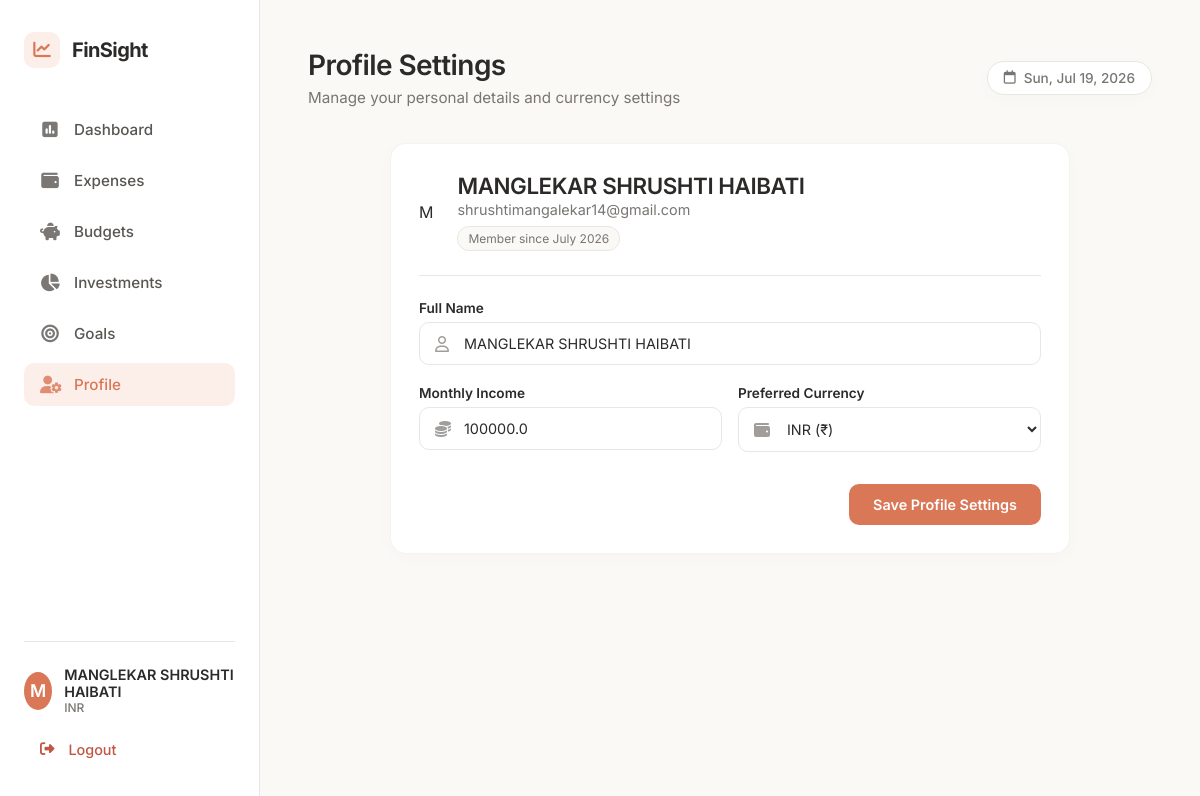
Screenshot of /profile (signed in) with the database file from the repository.
### models.py (models this page shows, shortened)
class User(db.Model):
    __tablename__ = 'users'
    id = db.Column(db.Integer, primary_key=True)
    name = db.Column(db.String(100), nullable=False)
    email = db.Column(db.String(120), unique=True, nullable=False, index=True)
    password_hash = db.Column(db.String(255), nullable=False)
    monthly_income = db.Column(db.Float, default=0.0, nullable=False)
    currency = db.Column(db.String(10), default='INR', nullable=False)
    created_at = db.Column(db.DateTime, default=datetime.utcnow, nullable=False)
    categories = db.relationship('Category', backref='user', lazy=True, cascade="all, delete-orphan")
    transactions = db.relationship('Transaction', backref='user', lazy=True, cascade="all, delete-orphan")
    budgets = db.relationship('Budget', backref='user', lazy=True, cascade="all, delete-orphan")
    investments = db.relationship('Investment', backref='user', lazy=True, cascade="all, delete-orphan")
    goals = db.relationship('Goal', backref='user', lazy=True, cascade="all, delete-orphan")

### app.py (the view, shortened to what this page needs)
@app.route('/profile', methods=['GET', 'POST'])
@login_required
def profile():
    return render_template('profile.html')

### app.py (called while the page is built)
def login_required(f):
    @wraps(f)
    def decorated_function(*args, **kwargs):
        if 'user_id' not in session:
            flash('Please login to access this page.', 'warning')
            return redirect(url_for('login', next=request.url))
        return f(*args, **kwargs)
    return decorated_function

@app.before_request
def load_logged_in_user():
    user_id = session.get('user_id')
    if user_id is None:
        g.user = None
    else:
        g.user = User.query.get(user_id)

### templates/profile.html (shortened to what this page needs)
{% extends 'base.html' %}
{% block header_title %}Profile Settings{% endblock %}
{% block header_subtitle %}Manage your personal details and currency settings{% endblock %}
{% block content %}
<div class="profile-container animate-fade-in-up">
    <div class="card profile-card">
        <div class="profile-header-summary">
            <div class="profile-avatar-large">
                {{ g.user.name[0] | upper if g.user.name else 'U' }}
            </div>
            <div class="profile-meta">
                <h2>{{ g.user.name }}</h2>
                <p class="profile-email">{{ g.user.email }}</p>
                <span class="member-since">Member since {{ g.user.created_at.strftime('%B %Y') }}</span>
            </div>
        </div>
        <hr class="divider">
        <form method="POST" action="{{ url_for('profile') }}" class="profile-form">
            <div class="form-group">
                <label for="profile_name">Full Name</label>
                <div class="input-wrapper">
                    <i class="fa-regular fa-user input-icon"></i>
                    <input type="text" id="profile_name" name="name" value="{{ g.user.name }}" required placeholder="John Doe">
                </div>
            </div>
            <div class="form-row">
                <div class="form-group col-6">
                    <label for="profile_income">Monthly Income</label>
                    <div class="input-wrapper">
                        <i class="fa-solid fa-coins input-icon"></i>
                        <input type="number" id="profile_income" name="monthly_income" value="{{ g.user.monthly_income }}" required min="0" step="any">
                    </div>
                </div>
                <div class="form-group col-6">
                    <label for="profile_currency">Preferred Currency</label>
                    <div class="input-wrapper">
                        <i class="fa-solid fa-wallet input-icon"></i>
                        <select id="profile_currency" name="currency" required>
                            <option value="INR" {% if g.user.currency == 'INR' %}selected{% endif %}>INR (₹)</option>
                        </select>
                    </div>
                </div>
            </div>
            <div class="form-actions text-right">
                <button type="submit" class="btn btn-primary">Save Profile Settings</button>
            </div>
        </form>
    </div>
</div>
{% endblock %}

### templates/base.html (shortened to what this page needs)
<!DOCTYPE html>
<html lang="en">
<head>
    <link rel="stylesheet" href="https://cdnjs.cloudflare.com/ajax/libs/font-awesome/6.4.0/css/all.min.css">
    <link rel="stylesheet" href="{{ url_for('static', filename='css/style.css') }}">
</head>
<body>
    <div class="app-container {% if not g.user %}auth-layout{% endif %}">
        {% if g.user %}
        <aside class="sidebar">
            <div class="sidebar-header">
                <div class="logo">
                    <span class="logo-icon"><i class="fa-solid fa-chart-line"></i></span>
                    <span class="logo-text">FinSight</span>
                </div>
            </div>
            <nav class="sidebar-nav">
                <a href="{{ url_for('dashboard') }}" class="nav-item {% if request.path == '/dashboard' %}active{% endif %}">
                    <i class="fa-solid fa-square-poll-vertical"></i>
                    <span>Dashboard</span>
                </a>
                <a href="{{ url_for('expenses') }}" class="nav-item {% if request.path == '/expenses' %}active{% endif %}">
                    <i class="fa-solid fa-wallet"></i>
                    <span>Expenses</span>
                </a>
                <a href="{{ url_for('budgets') }}" class="nav-item {% if request.path.startswith('/budgets') %}active{% endif %}">
                    <i class="fa-solid fa-piggy-bank"></i>
                    <span>Budgets</span>
                </a>
                <a href="{{ url_for('investments') }}" class="nav-item {% if request.path.startswith('/investments') %}active{% endif %}">
                    <i class="fa-solid fa-chart-pie"></i>
                    <span>Investments</span>
                </a>
                <a href="{{ url_for('goals') }}" class="nav-item {% if request.path.startswith('/goals') %}active{% endif %}">
                    <i class="fa-solid fa-bullseye"></i>
                    <span>Goals</span>
                </a>
                <a href="{{ url_for('profile') }}" class="nav-item {% if request.path == '/profile' %}active{% endif %}">
                    <i class="fa-solid fa-user-gear"></i>
                    <span>Profile</span>
                </a>
            </nav>
            <div class="sidebar-footer">
                <div class="user-pill">
                    <div class="user-avatar">
                        {{ g.user.name[0] | upper if g.user.name else 'U' }}
                    </div>
                    <div class="user-info">
                        <span class="user-name">{{ g.user.name }}</span>
                        <span class="user-currency">{{ g.user.currency }}</span>
                    </div>
                </div>
                <a href="{{ url_for('logout') }}" class="logout-btn">
                    <i class="fa-solid fa-right-from-bracket"></i>
                    <span>Logout</span>
                </a>
            </div>
        </aside>
        {% endif %}
        <main class="main-content">
            {% if g.user %}
            <header class="main-header">
                <div class="header-title">
                    <h1>{% block header_title %}Dashboard{% endblock %}</h1>
                    <p class="header-subtitle">{% block header_subtitle %}Welcome back, {{ g.user.name }}{% endblock %}</p>
                </div>
                <div class="header-actions">
                    <span class="date-badge"><i class="fa-regular fa-calendar"></i> <span id="currentDate"></span></span>
                </div>
            </header>
            {% endif %}
            <div class="content-body">
                {% block content %}{% endblock %}
            </div>
        </main>
    </div>
</body>
</html>

### rows the page displays
User: user "M", user.name "MANGLEKAR SHRUSHTI HAIBATI", user.currency "INR", user.email "shrushtimangalekar14@gmail.com", user.created_at "July 2026", name "MANGLEKAR SHRUSHTI HAIBATI", monthly_income "100000.0", currency "INR (₹)"
